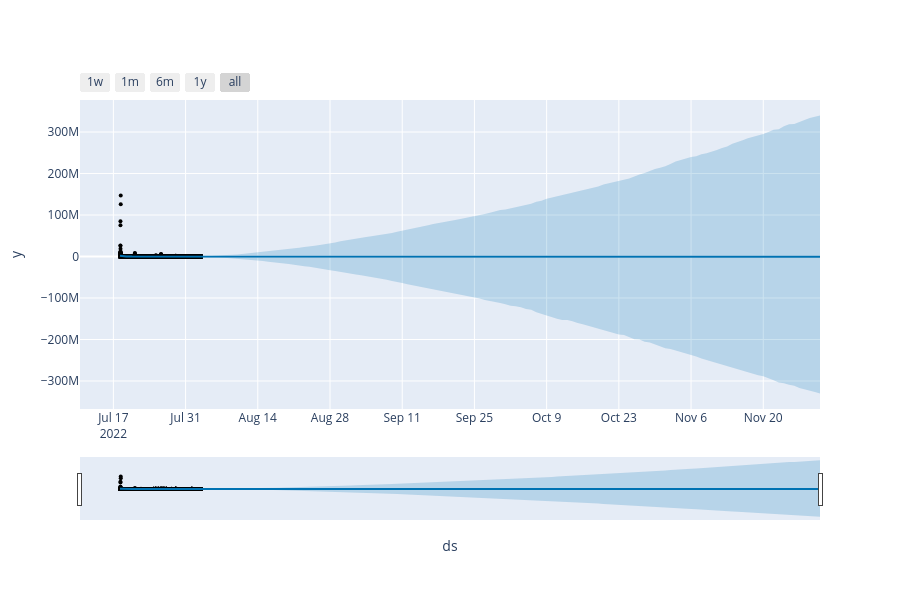

The notebook cell saved with this chart:
### Code cell
from prophet.plot import plot_plotly, plot_components_plotly

plot_plotly(m, forecast)

### Figure 1 — Plotly figure (JSON) as saved in the notebook; plotly's stock layout.template omitted (floating-point values rounded to 4 significant figures; data arrays with more than 128 entries replaced by an {"elided": "..."} marker saying what was removed)
{"data": [{"marker": {"color": "black", "size": 4}, "mode": "markers", "name": "Actual", "type": "scatter", "x": {"elided": "26419 str values"}, "y": {"elided": "26419 int values"}}, {"hoverinfo": "skip", "line": {"width": 0}, "mode": "lines", "type": "scatter", "x": {"elided": "8460 str values"}, "y": {"elided": "8460 float values"}}, {"fill": "tonexty", "fillcolor": "rgba(0, 114, 178, 0.2)", "line": {"color": "#0072B2", "width": 2}, "mode": "lines", "name": "Predicted", "type": "scatter", "x": {"elided": "8460 str values"}, "y": {"elided": "8460 float values"}}, {"fill": "tonexty", "fillcolor": "rgba(0, 114, 178, 0.2)", "hoverinfo": "skip", "line": {"width": 0}, "mode": "lines", "type": "scatter", "x": {"elided": "8460 str values"}, "y": {"elided": "8460 float values"}}], "layout": {"height": 600, "showlegend": false, "width": 900, "xaxis": {"rangeselector": {"buttons": [{"count": 7, "label": "1w", "step": "day", "stepmode": "backward"}, {"count": 1, "label": "1m", "step": "month", "stepmode": "backward"}, {"count": 6, "label": "6m", "step": "month", "stepmode": "backward"}, {"count": 1, "label": "1y", "step": "year", "stepmode": "backward"}, {"step": "all"}]}, "rangeslider": {"visible": true}, "title": {"text": "ds"}, "type": "date"}, "yaxis": {"title": {"text": "y"}}}}
